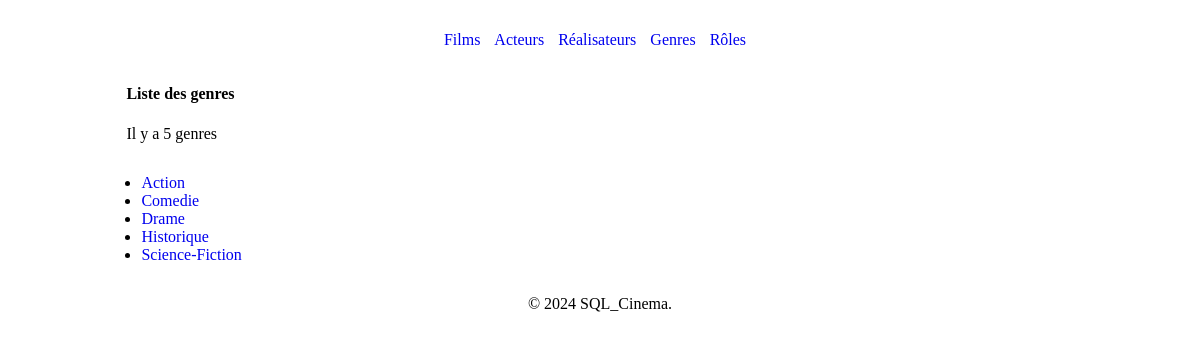
Screenshot of /index.php?action=listKinds with the database file from the repository.
### tables this page shows
CREATE TABLE IF NOT EXISTS Genre (
    id_genre INT AUTO_INCREMENT PRIMARY KEY,
    libelle VARCHAR(50)
);

### controllers/KindController.php (called while the page is built, shortened)
<?php
class KindController
{
    public function listKinds()
    {
        $pdo = Connect::Connection();
        $genres = $pdo->query("
                SELECT id_genre, libelle
                FROM genre
                ORDER BY libelle ASC
            ");
        require "views/kindsView.php";
    }
}

### views/kindsView.php (the view, shortened to what this page needs)
<p class="uk-label uk-label-warning">Il y a <?= $genres->rowCount() ?> genres</p>
<ul>
    <?php $genresData = $genres->fetchAll();?>
    <?php foreach ($genresData as $genre) { ?>
        <li>
            <a href="index.php?action=detailGenre&id=<?= $genre["id_genre"] ?>"><?= $genre["libelle"] ?></a>
        </li>
    <?php } ?>
</ul>
<?php
require "views/template.php";
?>

### public/css/style.css (style rules this page uses)
a { text-decoration: none; }
ul { padding: 15px; }

### rows the page displays
genre: libelle "Action"
genre: libelle "Comedie"
genre: libelle "Drame"
genre: libelle "Historique"
genre: libelle "Science-Fiction"

### other values shown
$titre_secondaire "Liste des genres"
$genres->rowCount() "5"
